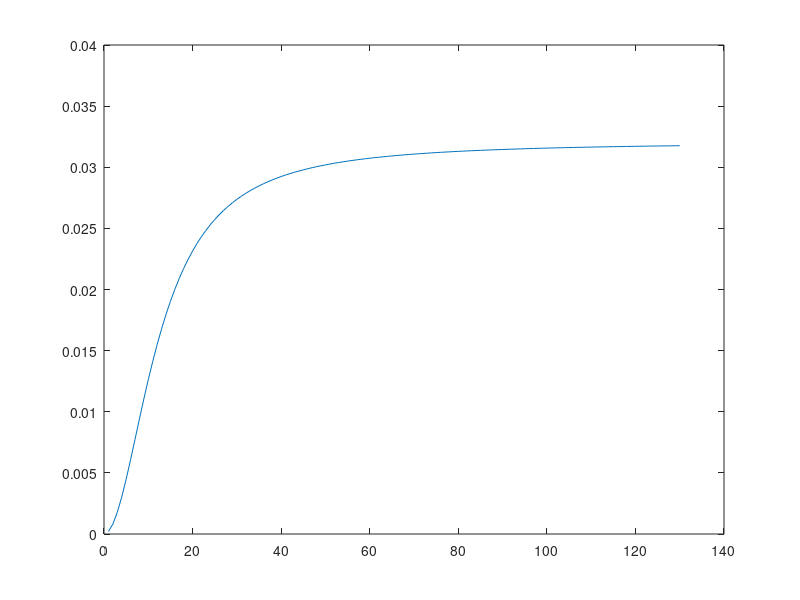

Source code (MATLAB):
clear;
clc;
E=200*1e9;
Nu=0.3;
b=50/1000;
h=50/1000;
L=1;
A=b*h;
G=(E/(2*(1+Nu)));
im=b*(h^3)/12;
P=1e4;
Vmax=zeros(130,1);
for m=1:130

eL=L/m;
%cal stiffness
K0=[1/eL 1/2 -1/eL 1/2;1/2 (eL/3)+((E*im)/(G*A*eL)) -1/2 (eL/6)-((E*im)/(G*A*eL));
-1/eL -1/2 1/eL -1/2;1/2 (eL/6)-((E*im)/(G*A*eL)) -1/2 (eL/3)+((E*im)/(G*A*eL))];
Kt=G*A*K0
KG=zeros(2*m+2,2*m+2);
s=0;
for n=1:m
    for i=1:4
        for j=1:4
            KG(i+s,j+s)= KG(i+s,j+s)+Kt(i,j);
        end 
    end
    s=s+2;
end
%Global stiff matrix
KG;
Force = zeros(2*m+2,1);
Force(2*m+1,1)= P;
Pen = mean(diag(KG))*1e7; %Gauss
KG(1,1) = KG(1,1) +Pen;
KG(2,2) = KG(2,2) +Pen;
Dist= KG\Force;
V=zeros(m+1,1);
for i=1:m+1
    V(i,1)=Dist(2*i-1,1);
end
Vmax(m,1)=max(V)
m
Dist=zeros(2*m+2,1);
%cal displacement
%length=zeros(m+1,1);
%for i=1:m+1
    %length(i,1)=(L/m)*(i-1);
%end
%length;
%plot(length,V);
end
plot(Vmax);


    